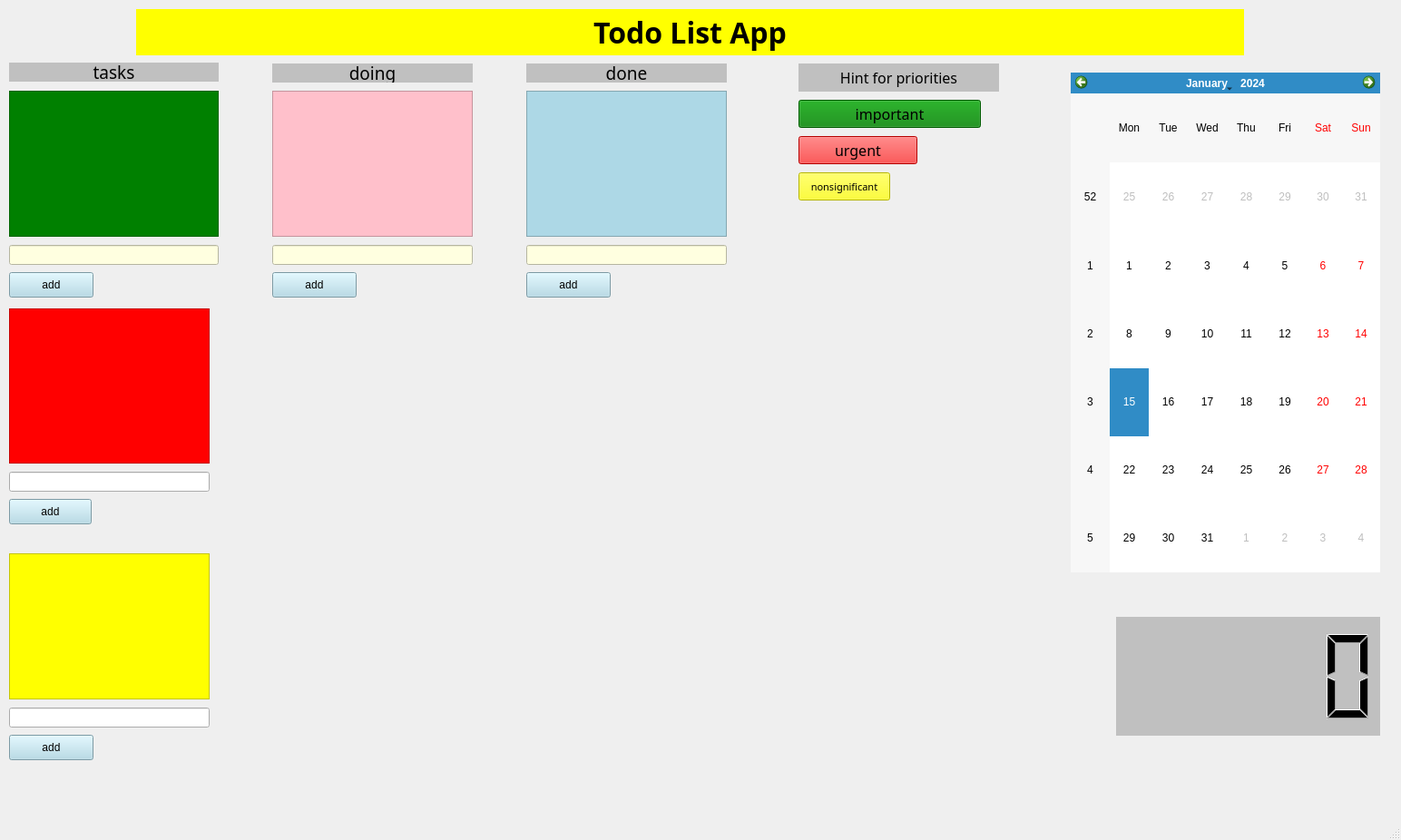
<?xml version="1.0" encoding="UTF-8"?>
<ui version="4.0">
 <class>MainWindow</class>
 <widget class="QMainWindow" name="MainWindow">
  <property name="geometry">
   <rect>
    <x>0</x>
    <y>0</y>
    <width>1544</width>
    <height>926</height>
   </rect>
  </property>
  <property name="windowTitle">
   <string>Mandana-To Do List</string>
  </property>
  <widget class="QWidget" name="centralwidget">
   <widget class="QLabel" name="label">
    <property name="geometry">
     <rect>
      <x>0</x>
      <y>-160</y>
      <width>1541</width>
      <height>1141</height>
     </rect>
    </property>
    <property name="font">
     <font>
      <family>Rockwell</family>
     </font>
    </property>
    <property name="text">
     <string/>
    </property>
    <property name="pixmap">
     <pixmap>../_21x_23hbt7o69_72-Desktop-Backgrounds-Ocean-on-WallpaperSafari.jpg</pixmap>
    </property>
   </widget>
   <widget class="QLineEdit" name="lineEdit_2">
    <property name="geometry">
     <rect>
      <x>300</x>
      <y>270</y>
      <width>221</width>
      <height>22</height>
     </rect>
    </property>
    <property name="styleSheet">
     <string notr="true">QLineEdit{

background-color:lightyellow

}</string>
    </property>
    <property name="text">
     <string/>
    </property>
   </widget>
   <widget class="QLineEdit" name="lineEdit_1">
    <property name="geometry">
     <rect>
      <x>10</x>
      <y>270</y>
      <width>231</width>
      <height>22</height>
     </rect>
    </property>
    <property name="styleSheet">
     <string notr="true">QLineEdit{

background-color:lightyellow

}</string>
    </property>
   </widget>
   <widget class="QListWidget" name="listWidget_1">
    <property name="geometry">
     <rect>
      <x>10</x>
      <y>100</y>
      <width>231</width>
      <height>161</height>
     </rect>
    </property>
    <property name="styleSheet">
     <string notr="true">QListWidget{

background-color:green

}</string>
    </property>
   </widget>
   <widget class="QListWidget" name="listWidget_2">
    <property name="geometry">
     <rect>
      <x>300</x>
      <y>100</y>
      <width>221</width>
      <height>161</height>
     </rect>
    </property>
    <property name="styleSheet">
     <string notr="true">QListWidget{

background-color:pink
}</string>
    </property>
   </widget>
   <widget class="QListWidget" name="listWidget_3">
    <property name="geometry">
     <rect>
      <x>580</x>
      <y>100</y>
      <width>221</width>
      <height>161</height>
     </rect>
    </property>
    <property name="styleSheet">
     <string notr="true">QListWidget{

background-color:lightblue

}</string>
    </property>
   </widget>
   <widget class="QPushButton" name="pushButton_1">
    <property name="geometry">
     <rect>
      <x>10</x>
      <y>300</y>
      <width>93</width>
      <height>28</height>
     </rect>
    </property>
    <property name="styleSheet">
     <string notr="true">QPushButton{
background-color:lightblue;

}</string>
    </property>
    <property name="text">
     <string>add</string>
    </property>
   </widget>
   <widget class="QLineEdit" name="lineEdit_3">
    <property name="geometry">
     <rect>
      <x>580</x>
      <y>270</y>
      <width>221</width>
      <height>22</height>
     </rect>
    </property>
    <property name="styleSheet">
     <string notr="true">QLineEdit{

background-color:lightyellow

}</string>
    </property>
   </widget>
   <widget class="QPushButton" name="pushButton_2">
    <property name="geometry">
     <rect>
      <x>300</x>
      <y>300</y>
      <width>93</width>
      <height>28</height>
     </rect>
    </property>
    <property name="styleSheet">
     <string notr="true">QPushButton{
background-color:lightblue;

}</string>
    </property>
    <property name="text">
     <string>add</string>
    </property>
   </widget>
   <widget class="QPushButton" name="pushButton_3">
    <property name="geometry">
     <rect>
      <x>580</x>
      <y>300</y>
      <width>93</width>
      <height>28</height>
     </rect>
    </property>
    <property name="styleSheet">
     <string notr="true">QPushButton{
background-color:lightblue;

}</string>
    </property>
    <property name="text">
     <string>add</string>
    </property>
   </widget>
   <widget class="QLabel" name="label_3">
    <property name="geometry">
     <rect>
      <x>300</x>
      <y>70</y>
      <width>221</width>
      <height>21</height>
     </rect>
    </property>
    <property name="font">
     <font>
      <family>Rockwell</family>
      <pointsize>14</pointsize>
      <weight>50</weight>
      <bold>false</bold>
     </font>
    </property>
    <property name="styleSheet">
     <string notr="true">QLabel{

background-color:silver

}</string>
    </property>
    <property name="text">
     <string>doing</string>
    </property>
    <property name="alignment">
     <set>Qt::AlignCenter</set>
    </property>
   </widget>
   <widget class="QLabel" name="label_4">
    <property name="geometry">
     <rect>
      <x>580</x>
      <y>70</y>
      <width>221</width>
      <height>21</height>
     </rect>
    </property>
    <property name="font">
     <font>
      <family>Rockwell</family>
      <pointsize>14</pointsize>
      <weight>50</weight>
      <bold>false</bold>
     </font>
    </property>
    <property name="styleSheet">
     <string notr="true">QLabel{

background-color:silver

}</string>
    </property>
    <property name="text">
     <string>done</string>
    </property>
    <property name="alignment">
     <set>Qt::AlignCenter</set>
    </property>
   </widget>
   <widget class="QLabel" name="label_5">
    <property name="geometry">
     <rect>
      <x>10</x>
      <y>69</y>
      <width>231</width>
      <height>21</height>
     </rect>
    </property>
    <property name="font">
     <font>
      <family>Rockwell</family>
      <pointsize>14</pointsize>
      <weight>50</weight>
      <bold>false</bold>
     </font>
    </property>
    <property name="styleSheet">
     <string notr="true">QLabel{

background-color:silver

}</string>
    </property>
    <property name="text">
     <string>tasks</string>
    </property>
    <property name="alignment">
     <set>Qt::AlignCenter</set>
    </property>
   </widget>
   <widget class="QPushButton" name="pushButton_">
    <property name="geometry">
     <rect>
      <x>880</x>
      <y>110</y>
      <width>201</width>
      <height>31</height>
     </rect>
    </property>
    <property name="font">
     <font>
      <family>Rockwell</family>
      <pointsize>12</pointsize>
      <weight>50</weight>
      <bold>false</bold>
     </font>
    </property>
    <property name="styleSheet">
     <string notr="true">QPushButton{
background-color:green;

}</string>
    </property>
    <property name="text">
     <string>important</string>
    </property>
   </widget>
   <widget class="QPushButton" name="pushButton__">
    <property name="geometry">
     <rect>
      <x>880</x>
      <y>150</y>
      <width>131</width>
      <height>31</height>
     </rect>
    </property>
    <property name="font">
     <font>
      <family>Rockwell</family>
      <pointsize>12</pointsize>
      <weight>50</weight>
      <bold>false</bold>
     </font>
    </property>
    <property name="styleSheet">
     <string notr="true">QPushButton{
background-color:red;

}</string>
    </property>
    <property name="text">
     <string>urgent</string>
    </property>
   </widget>
   <widget class="QLabel" name="label_2">
    <property name="geometry">
     <rect>
      <x>880</x>
      <y>70</y>
      <width>221</width>
      <height>31</height>
     </rect>
    </property>
    <property name="font">
     <font>
      <family>Rockwell</family>
      <pointsize>12</pointsize>
     </font>
    </property>
    <property name="styleSheet">
     <string notr="true">QLabel{

background-color:silver

}</string>
    </property>
    <property name="text">
     <string>Hint for priorities</string>
    </property>
    <property name="alignment">
     <set>Qt::AlignCenter</set>
    </property>
   </widget>
   <widget class="QPushButton" name="pushButton">
    <property name="geometry">
     <rect>
      <x>880</x>
      <y>190</y>
      <width>101</width>
      <height>31</height>
     </rect>
    </property>
    <property name="font">
     <font>
      <family>Rockwell</family>
      <pointsize>8</pointsize>
      <weight>50</weight>
      <bold>false</bold>
     </font>
    </property>
    <property name="styleSheet">
     <string notr="true">QPushButton{
background-color:yellow;

}</string>
    </property>
    <property name="text">
     <string>nonsignificant</string>
    </property>
   </widget>
   <widget class="QLCDNumber" name="lcdNumber">
    <property name="geometry">
     <rect>
      <x>1230</x>
      <y>680</y>
      <width>291</width>
      <height>131</height>
     </rect>
    </property>
    <property name="styleSheet">
     <string notr="true">QLCDNumber{

background-color:silver

}</string>
    </property>
    <property name="frameShape">
     <enum>QFrame::NoFrame</enum>
    </property>
   </widget>
   <widget class="QCalendarWidget" name="calendarWidget">
    <property name="geometry">
     <rect>
      <x>1180</x>
      <y>80</y>
      <width>341</width>
      <height>551</height>
     </rect>
    </property>
    <property name="styleSheet">
     <string notr="true">QCalendarWidget{
background-color:silver;

}</string>
    </property>
   </widget>
   <widget class="QListWidget" name="listWidget_4">
    <property name="geometry">
     <rect>
      <x>10</x>
      <y>340</y>
      <width>221</width>
      <height>171</height>
     </rect>
    </property>
    <property name="styleSheet">
     <string notr="true">QListWidget{

background-color:red

}</string>
    </property>
   </widget>
   <widget class="QListWidget" name="listWidget_5">
    <property name="geometry">
     <rect>
      <x>10</x>
      <y>610</y>
      <width>221</width>
      <height>161</height>
     </rect>
    </property>
    <property name="styleSheet">
     <string notr="true">QListWidget{

background-color:yellow

}</string>
    </property>
   </widget>
   <widget class="QLabel" name="label_6">
    <property name="geometry">
     <rect>
      <x>150</x>
      <y>10</y>
      <width>1221</width>
      <height>51</height>
     </rect>
    </property>
    <property name="font">
     <font>
      <family>Rockwell</family>
      <pointsize>24</pointsize>
      <weight>75</weight>
      <bold>true</bold>
     </font>
    </property>
    <property name="layoutDirection">
     <enum>Qt::LeftToRight</enum>
    </property>
    <property name="styleSheet">
     <string notr="true">QLabel{

background-color:yellow
}</string>
    </property>
    <property name="text">
     <string>Todo List App</string>
    </property>
    <property name="alignment">
     <set>Qt::AlignCenter</set>
    </property>
   </widget>
   <widget class="QLineEdit" name="lineEdit_4">
    <property name="geometry">
     <rect>
      <x>10</x>
      <y>520</y>
      <width>221</width>
      <height>22</height>
     </rect>
    </property>
   </widget>
   <widget class="QLineEdit" name="lineEdit_5">
    <property name="geometry">
     <rect>
      <x>10</x>
      <y>780</y>
      <width>221</width>
      <height>22</height>
     </rect>
    </property>
   </widget>
   <widget class="QPushButton" name="pushButton_4">
    <property name="geometry">
     <rect>
      <x>10</x>
      <y>550</y>
      <width>91</width>
      <height>28</height>
     </rect>
    </property>
    <property name="styleSheet">
     <string notr="true">QPushButton{
background-color:lightblue;

}</string>
    </property>
    <property name="text">
     <string>add</string>
    </property>
   </widget>
   <widget class="QPushButton" name="pushButton_5">
    <property name="geometry">
     <rect>
      <x>10</x>
      <y>810</y>
      <width>93</width>
      <height>28</height>
     </rect>
    </property>
    <property name="styleSheet">
     <string notr="true">QPushButton{
background-color:lightblue;

}</string>
    </property>
    <property name="text">
     <string>add</string>
    </property>
   </widget>
  </widget>
  <widget class="QMenuBar" name="menubar">
   <property name="geometry">
    <rect>
     <x>0</x>
     <y>0</y>
     <width>1544</width>
     <height>26</height>
    </rect>
   </property>
  </widget>
  <widget class="QStatusBar" name="statusbar"/>
 </widget>
 <resources/>
 <connections/>
</ui>
